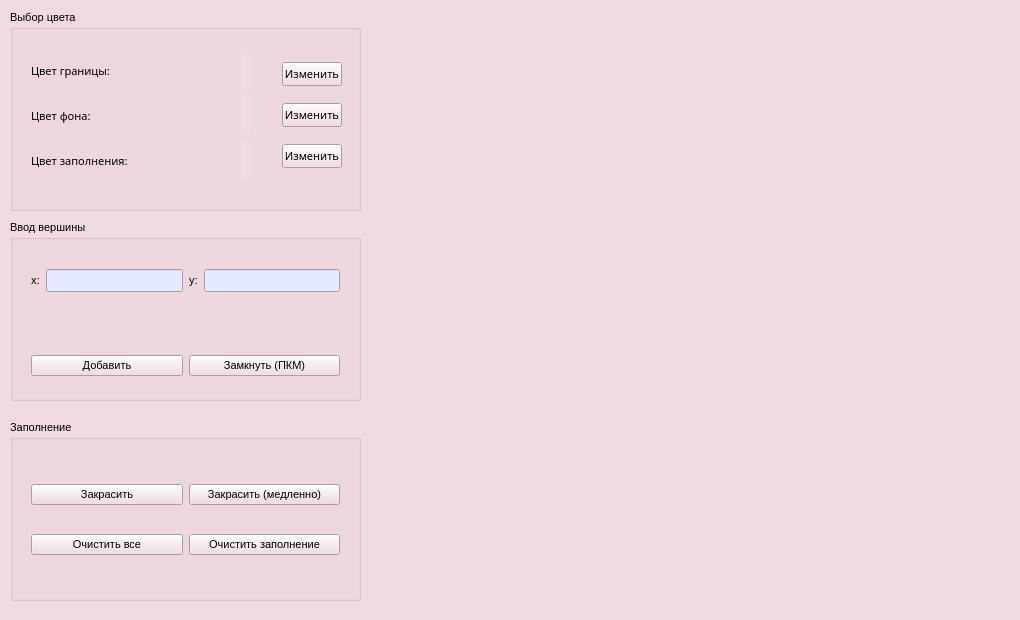
<?xml version="1.0" encoding="UTF-8"?>
<ui version="4.0">
 <class>MainWindow</class>
 <widget class="QMainWindow" name="MainWindow">
  <property name="geometry">
   <rect>
    <x>0</x>
    <y>0</y>
    <width>1020</width>
    <height>620</height>
   </rect>
  </property>
  <property name="minimumSize">
   <size>
    <width>1020</width>
    <height>620</height>
   </size>
  </property>
  <property name="maximumSize">
   <size>
    <width>1020</width>
    <height>620</height>
   </size>
  </property>
  <property name="palette">
   <palette>
    <active>
     <colorrole role="Button">
      <brush brushstyle="SolidPattern">
       <color alpha="255">
        <red>240</red>
        <green>215</green>
        <blue>227</blue>
       </color>
      </brush>
     </colorrole>
     <colorrole role="Light">
      <brush brushstyle="SolidPattern">
       <color alpha="255">
        <red>255</red>
        <green>248</green>
        <blue>255</blue>
       </color>
      </brush>
     </colorrole>
     <colorrole role="Midlight">
      <brush brushstyle="SolidPattern">
       <color alpha="255">
        <red>227</red>
        <green>201</green>
        <blue>211</blue>
       </color>
      </brush>
     </colorrole>
     <colorrole role="Base">
      <brush brushstyle="SolidPattern">
       <color alpha="255">
        <red>229</red>
        <green>233</green>
        <blue>255</blue>
       </color>
      </brush>
     </colorrole>
     <colorrole role="Window">
      <brush brushstyle="SolidPattern">
       <color alpha="255">
        <red>240</red>
        <green>218</green>
        <blue>226</blue>
       </color>
      </brush>
     </colorrole>
    </active>
    <inactive>
     <colorrole role="Button">
      <brush brushstyle="SolidPattern">
       <color alpha="255">
        <red>240</red>
        <green>215</green>
        <blue>227</blue>
       </color>
      </brush>
     </colorrole>
     <colorrole role="Light">
      <brush brushstyle="SolidPattern">
       <color alpha="255">
        <red>255</red>
        <green>248</green>
        <blue>255</blue>
       </color>
      </brush>
     </colorrole>
     <colorrole role="Midlight">
      <brush brushstyle="SolidPattern">
       <color alpha="255">
        <red>227</red>
        <green>201</green>
        <blue>211</blue>
       </color>
      </brush>
     </colorrole>
     <colorrole role="Base">
      <brush brushstyle="SolidPattern">
       <color alpha="255">
        <red>229</red>
        <green>233</green>
        <blue>255</blue>
       </color>
      </brush>
     </colorrole>
     <colorrole role="Window">
      <brush brushstyle="SolidPattern">
       <color alpha="255">
        <red>240</red>
        <green>218</green>
        <blue>226</blue>
       </color>
      </brush>
     </colorrole>
    </inactive>
    <disabled>
     <colorrole role="Button">
      <brush brushstyle="SolidPattern">
       <color alpha="255">
        <red>240</red>
        <green>215</green>
        <blue>227</blue>
       </color>
      </brush>
     </colorrole>
     <colorrole role="Light">
      <brush brushstyle="SolidPattern">
       <color alpha="255">
        <red>255</red>
        <green>248</green>
        <blue>255</blue>
       </color>
      </brush>
     </colorrole>
     <colorrole role="Midlight">
      <brush brushstyle="SolidPattern">
       <color alpha="255">
        <red>227</red>
        <green>201</green>
        <blue>211</blue>
       </color>
      </brush>
     </colorrole>
     <colorrole role="Base">
      <brush brushstyle="SolidPattern">
       <color alpha="255">
        <red>240</red>
        <green>218</green>
        <blue>226</blue>
       </color>
      </brush>
     </colorrole>
     <colorrole role="Window">
      <brush brushstyle="SolidPattern">
       <color alpha="255">
        <red>240</red>
        <green>218</green>
        <blue>226</blue>
       </color>
      </brush>
     </colorrole>
    </disabled>
   </palette>
  </property>
  <property name="windowTitle">
   <string>Лабораторная №5, вариант закраски с перегородкой</string>
  </property>
  <property name="styleSheet">
   <string notr="true"/>
  </property>
  <widget class="QWidget" name="centralWidget">
   <widget class="QGroupBox" name="groupBox">
    <property name="geometry">
     <rect>
      <x>10</x>
      <y>10</y>
      <width>351</width>
      <height>201</height>
     </rect>
    </property>
    <property name="font">
     <font>
      <pointsize>8</pointsize>
     </font>
    </property>
    <property name="title">
     <string>Выбор цвета</string>
    </property>
    <widget class="QWidget" name="layoutWidget">
     <property name="geometry">
      <rect>
       <x>261</x>
       <y>30</y>
       <width>82</width>
       <height>151</height>
      </rect>
     </property>
     <layout class="QVBoxLayout" name="verticalLayout_2">
      <item>
       <widget class="QPushButton" name="button_color_bound">
        <property name="font">
         <font>
          <family>Alef</family>
          <pointsize>8</pointsize>
         </font>
        </property>
        <property name="autoFillBackground">
         <bool>true</bool>
        </property>
        <property name="styleSheet">
         <string notr="true"/>
        </property>
        <property name="text">
         <string>Изменить</string>
        </property>
       </widget>
      </item>
      <item>
       <widget class="QPushButton" name="button_color_bg">
        <property name="font">
         <font>
          <family>Alef</family>
          <pointsize>8</pointsize>
         </font>
        </property>
        <property name="autoFillBackground">
         <bool>true</bool>
        </property>
        <property name="styleSheet">
         <string notr="true"/>
        </property>
        <property name="text">
         <string>Изменить</string>
        </property>
       </widget>
      </item>
      <item>
       <widget class="QPushButton" name="button_color_fill">
        <property name="font">
         <font>
          <family>Alef</family>
          <pointsize>8</pointsize>
         </font>
        </property>
        <property name="autoFillBackground">
         <bool>true</bool>
        </property>
        <property name="styleSheet">
         <string notr="true"/>
        </property>
        <property name="text">
         <string>Изменить</string>
        </property>
       </widget>
      </item>
     </layout>
    </widget>
    <widget class="QWidget" name="layoutWidget">
     <property name="geometry">
      <rect>
       <x>10</x>
       <y>30</y>
       <width>201</width>
       <height>151</height>
      </rect>
     </property>
     <layout class="QVBoxLayout" name="verticalLayout_4">
      <item>
       <widget class="QLabel" name="label_2">
        <property name="font">
         <font>
          <family>Alef</family>
          <pointsize>8</pointsize>
         </font>
        </property>
        <property name="text">
         <string>Цвет границы:</string>
        </property>
       </widget>
      </item>
      <item>
       <widget class="QLabel" name="label_4">
        <property name="font">
         <font>
          <family>Alef</family>
          <pointsize>8</pointsize>
         </font>
        </property>
        <property name="text">
         <string>Цвет фона:</string>
        </property>
       </widget>
      </item>
      <item>
       <widget class="QLabel" name="label_3">
        <property name="font">
         <font>
          <family>Alef</family>
          <pointsize>8</pointsize>
         </font>
        </property>
        <property name="text">
         <string>Цвет заполнения:</string>
        </property>
       </widget>
      </item>
     </layout>
    </widget>
    <widget class="QWidget" name="layoutWidget">
     <property name="geometry">
      <rect>
       <x>220</x>
       <y>30</y>
       <width>31</width>
       <height>151</height>
      </rect>
     </property>
     <layout class="QVBoxLayout" name="verticalLayout_5">
      <item>
       <widget class="QWidget" name="w_color_bound" native="true">
        <property name="autoFillBackground">
         <bool>true</bool>
        </property>
       </widget>
      </item>
      <item>
       <widget class="QWidget" name="w_color_bg" native="true">
        <property name="autoFillBackground">
         <bool>true</bool>
        </property>
       </widget>
      </item>
      <item>
       <widget class="QWidget" name="w_color_fill" native="true">
        <property name="autoFillBackground">
         <bool>true</bool>
        </property>
       </widget>
      </item>
     </layout>
    </widget>
   </widget>
   <widget class="QGroupBox" name="groupBox_2">
    <property name="geometry">
     <rect>
      <x>10</x>
      <y>220</y>
      <width>351</width>
      <height>181</height>
     </rect>
    </property>
    <property name="font">
     <font>
      <pointsize>8</pointsize>
     </font>
    </property>
    <property name="title">
     <string>Ввод вершины</string>
    </property>
    <widget class="QWidget" name="layoutWidget">
     <property name="geometry">
      <rect>
       <x>10</x>
       <y>20</y>
       <width>331</width>
       <height>81</height>
      </rect>
     </property>
     <layout class="QHBoxLayout" name="horizontalLayout">
      <item>
       <widget class="QLabel" name="label">
        <property name="font">
         <font>
          <pointsize>8</pointsize>
         </font>
        </property>
        <property name="text">
         <string>x:</string>
        </property>
       </widget>
      </item>
      <item>
       <widget class="QLineEdit" name="x_edit">
        <property name="font">
         <font>
          <pointsize>10</pointsize>
         </font>
        </property>
       </widget>
      </item>
      <item>
       <widget class="QLabel" name="label_8">
        <property name="font">
         <font>
          <pointsize>8</pointsize>
         </font>
        </property>
        <property name="text">
         <string>y:</string>
        </property>
       </widget>
      </item>
      <item>
       <widget class="QLineEdit" name="y_edit">
        <property name="font">
         <font>
          <pointsize>10</pointsize>
         </font>
        </property>
       </widget>
      </item>
     </layout>
    </widget>
    <widget class="QWidget" name="layoutWidget">
     <property name="geometry">
      <rect>
       <x>10</x>
       <y>120</y>
       <width>331</width>
       <height>51</height>
      </rect>
     </property>
     <layout class="QHBoxLayout" name="horizontalLayout_3">
      <item>
       <widget class="QPushButton" name="button_inp_point">
        <property name="font">
         <font>
          <pointsize>8</pointsize>
         </font>
        </property>
        <property name="text">
         <string>Добавить</string>
        </property>
       </widget>
      </item>
      <item>
       <widget class="QPushButton" name="button_close_p">
        <property name="font">
         <font>
          <pointsize>8</pointsize>
         </font>
        </property>
        <property name="text">
         <string>Замкнуть (ПКМ)</string>
        </property>
       </widget>
      </item>
     </layout>
    </widget>
   </widget>
   <widget class="QGroupBox" name="groupBox_3">
    <property name="geometry">
     <rect>
      <x>10</x>
      <y>420</y>
      <width>351</width>
      <height>181</height>
     </rect>
    </property>
    <property name="font">
     <font>
      <pointsize>8</pointsize>
     </font>
    </property>
    <property name="title">
     <string>Заполнение</string>
    </property>
    <widget class="QWidget" name="layoutWidget">
     <property name="geometry">
      <rect>
       <x>10</x>
       <y>30</y>
       <width>331</width>
       <height>141</height>
      </rect>
     </property>
     <layout class="QHBoxLayout" name="horizontalLayout_2">
      <item>
       <layout class="QVBoxLayout" name="verticalLayout_3">
        <item>
         <widget class="QPushButton" name="button_fill">
          <property name="font">
           <font>
            <pointsize>8</pointsize>
           </font>
          </property>
          <property name="text">
           <string>Закрасить</string>
          </property>
         </widget>
        </item>
        <item>
         <widget class="QPushButton" name="button_clear">
          <property name="font">
           <font>
            <pointsize>8</pointsize>
           </font>
          </property>
          <property name="text">
           <string>Oчистить все</string>
          </property>
         </widget>
        </item>
       </layout>
      </item>
      <item>
       <layout class="QVBoxLayout" name="verticalLayout_6">
        <item>
         <widget class="QPushButton" name="button_fill_slow">
          <property name="font">
           <font>
            <pointsize>8</pointsize>
           </font>
          </property>
          <property name="text">
           <string>Закрасить (медленно)</string>
          </property>
         </widget>
        </item>
        <item>
         <widget class="QPushButton" name="button_clear_fill">
          <property name="font">
           <font>
            <pointsize>8</pointsize>
           </font>
          </property>
          <property name="text">
           <string>Oчистить заполнение</string>
          </property>
         </widget>
        </item>
       </layout>
      </item>
     </layout>
    </widget>
   </widget>
   <widget class="QWidget" name="draw_widget" native="true">
    <property name="geometry">
     <rect>
      <x>380</x>
      <y>10</y>
      <width>601</width>
      <height>600</height>
     </rect>
    </property>
   </widget>
  </widget>
 </widget>
 <layoutdefault spacing="6" margin="11"/>
 <resources/>
 <connections/>
</ui>
